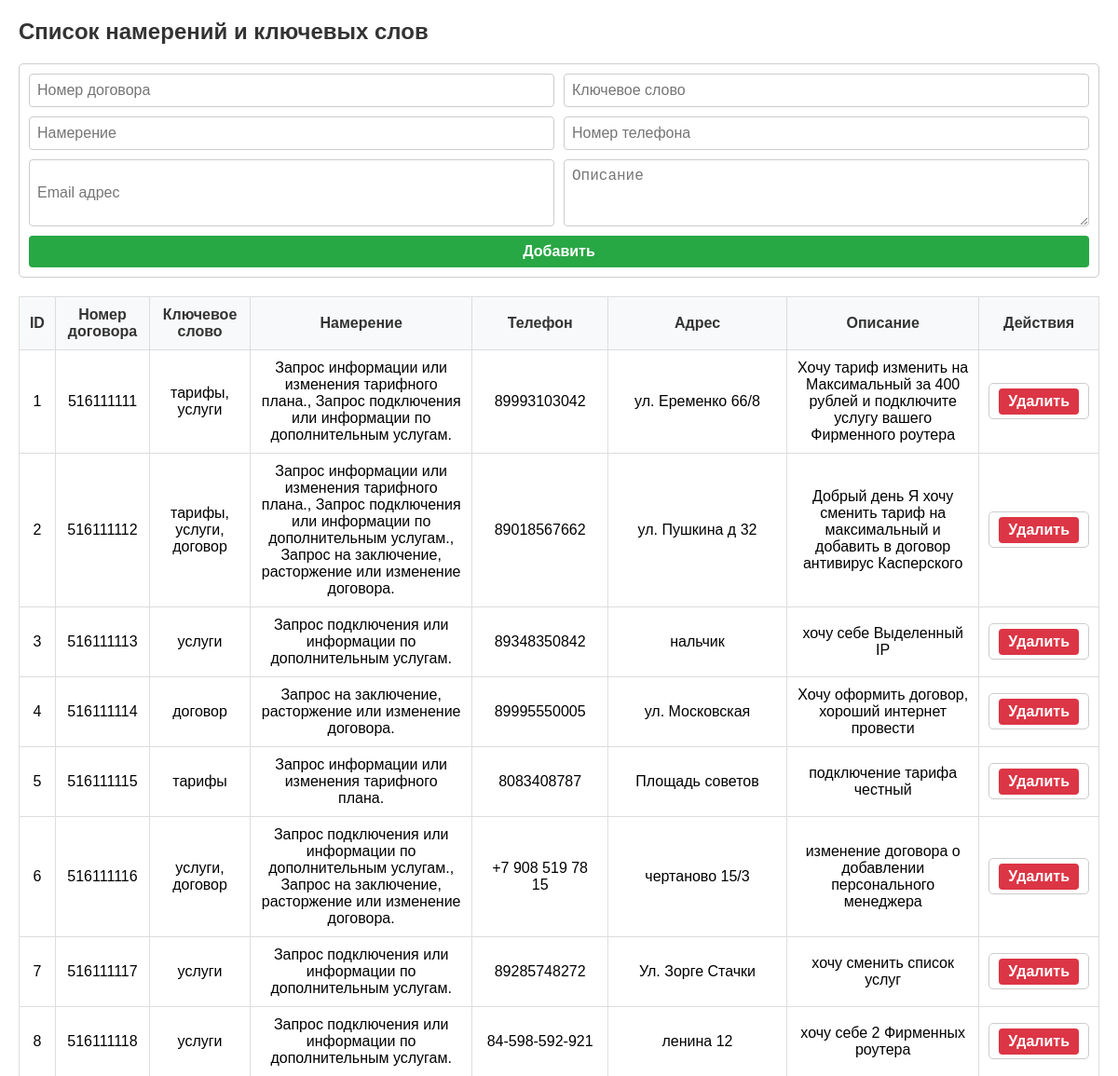
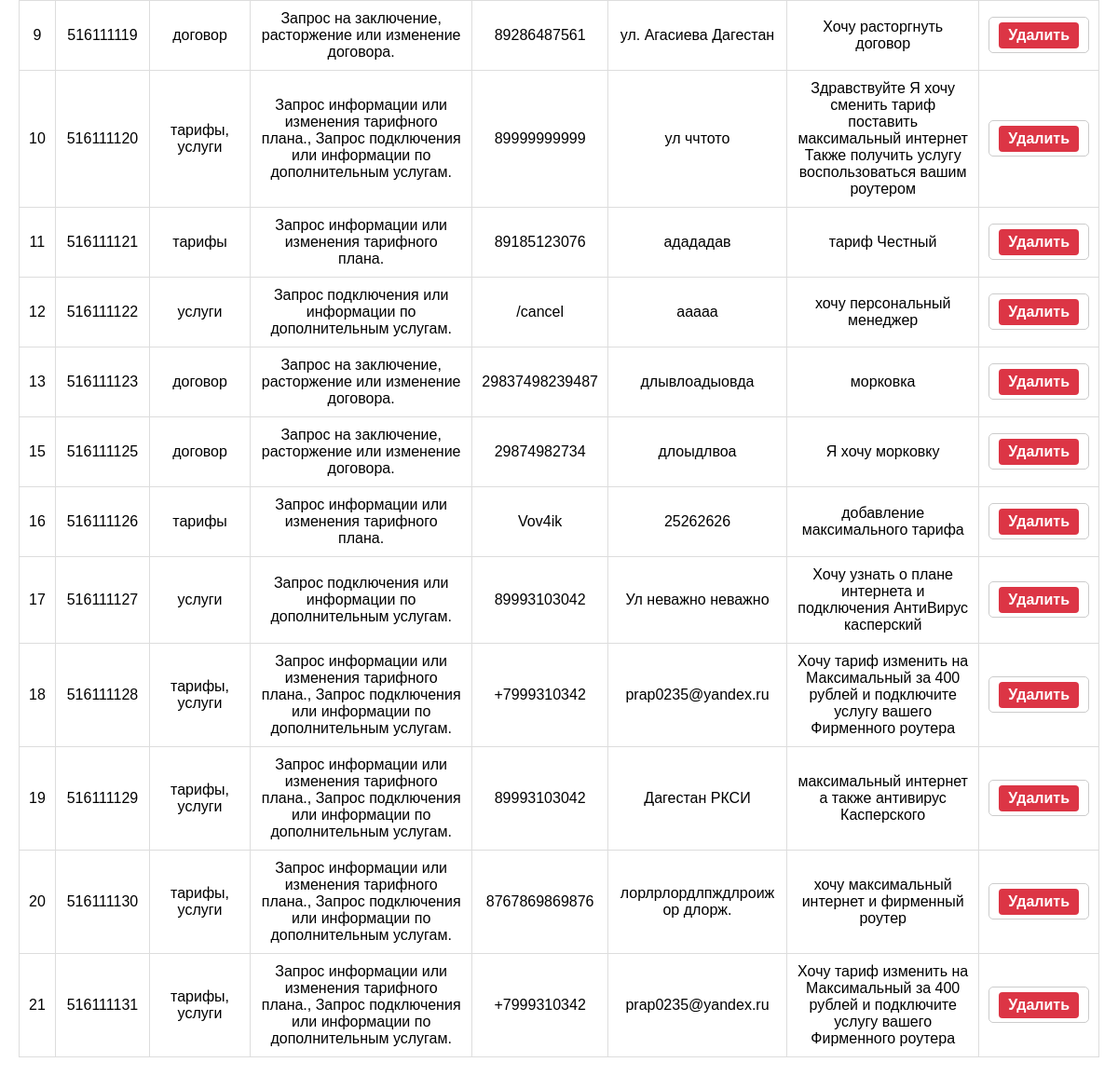
/table, run on an earlier commit of the app's database (2 pictures, top to bottom).
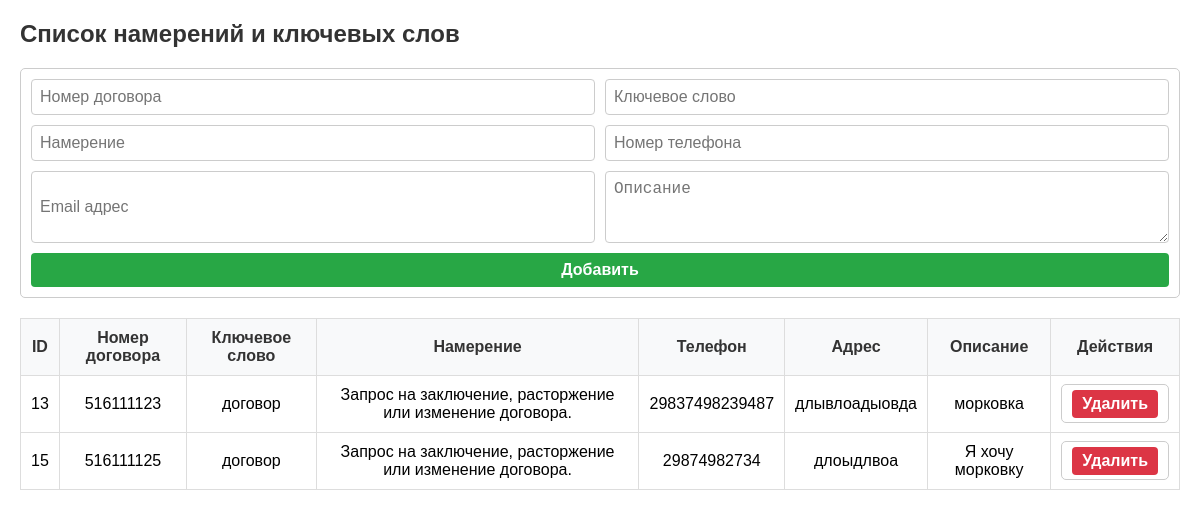
And on a later commit of the database.
### base/config.py (models this page shows)
class Client(Base):
    __tablename__ = 'clients'
    id = Column(Integer, primary_key=True, index=True)
    contract = Column(String(9), unique=True)
    phone = Column(String(15))
    address = Column(String(255))
    service = Column(String(45))
    intent = Column(String(550))
    user_text = Column(String(800))

### web_app.py (the view, shortened to what this page needs)
@app.route('/table', methods=['GET', 'POST'])
def show_table():
    session = Session()
    clients = session.query(Client).all()
    session.close()
    return render_template('table.html', clients=clients)

### templates/table.html (shortened to what this page needs)
<!DOCTYPE html>
<html lang="en">
<head>
</head>
<body>
    <h2>Список намерений и ключевых слов</h2>
    <form method="POST">
        <input type="text" name="contract" placeholder="Номер договора" required>
        <input type="text" name="keyword" placeholder="Ключевое слово" required>
        <input type="text" name="intent" placeholder="Намерение" required>
        <input type="text" name="phone" placeholder="Номер телефона" required>
        <input type="email" name="email_address" placeholder="Email адрес" required>
        <textarea name="user_text" placeholder="Описание" rows="3" required></textarea>
        <button type="submit">Добавить</button>
    </form>
    <table>
        <tr>
            <th>ID</th>
            <th>Номер договора</th>
            <th>Ключевое слово</th>
            <th>Намерение</th>
            <th>Телефон</th>
            <th>Адрес</th>
            <th>Описание</th>
            <th>Действия</th>
        </tr>
        {% for client in clients %}
        <tr>
            <td>{{ client.id }}</td>
            <td>{{ client.contract }}</td>
            <td>{{ client.service }}</td>
            <td>{{ client.intent }}</td>
            <td>{{ client.phone }}</td>
            <td>{{ client.address }}</td>
            <td>{{ client.user_text }}</td>
            <td>
                <form method="POST" action="{{ url_for('delete_intent', id=client.id) }}" style="display: inline;">
                    <button type="submit" class="delete-button">Удалить</button>
                </form>
            </td>
        </tr>
        {% endfor %}
    </table>
</body>
</html>

### templates/table.html (style rules this page uses)
body { font-family: Arial, sans-serif; margin: 20px; }
h2 { color: #333; }
form { display: grid; grid-template-columns: 1fr 1fr; gap: 10px; margin-bottom: 20px; padding: 10px; border: 1px solid #ccc; border-radius: 5px; }
form input, form textarea, form button { padding: 8px; font-size: 16px; border: 1px solid #ccc; border-radius: 4px; }
form button { grid-column: span 2; background-color: #28a745; color: #fff; border: none; cursor: pointer; font-weight: bold; }
table { width: 100%; border-collapse: collapse; margin-top: 20px; }
th, td { padding: 10px; border: 1px solid #ddd; text-align: center; }
th { background-color: #f8f9fa; color: #333; }
.delete-button { background-color: #dc3545; color: #fff; padding: 5px 10px; border: none; border-radius: 4px; cursor: pointer; }

What changed in the data, as far as the page shows it:
removed Client: id "1", contract "516111111", service "тарифы, услуги", intent "Запрос информации или изменения тарифного плана., Запрос подключения или информации по дополнительным услугам.", phone "89993103042", address "ул. Еременко 66/8", user_text "Хочу тариф изменить на Максимальный за 400 рублей и подключите услугу вашего Фирменного роутера"
removed Client: id "2", contract "516111112", service "тарифы, услуги, договор", intent "Запрос информации или изменения тарифного плана., Запрос подключения или информации по дополнительным услугам., Запрос на заключение, расторжение или изменение договора.", phone "89018567662", address "ул. Пушкина д 32", user_text "Добрый день Я хочу сменить тариф на максимальный и добавить в договор антивирус Касперского"
removed Client: id "3", contract "516111113", service "услуги", intent "Запрос подключения или информации по дополнительным услугам.", phone "89348350842", address "нальчик", user_text "хочу себе Выделенный IP"
removed Client: id "4", contract "516111114", service "договор", intent "Запрос на заключение, расторжение или изменение договора.", phone "89995550005", address "ул. Московская", user_text "Хочу оформить договор, хороший интернет провести"
removed Client: id "5", contract "516111115", service "тарифы", intent "Запрос информации или изменения тарифного плана.", phone "8083408787", address "Площадь советов", user_text "подключение тарифа честный"
removed Client: id "6", contract "516111116", service "услуги, договор", intent "Запрос подключения или информации по дополнительным услугам., Запрос на заключение, расторжение или изменение договора.", phone "+7 908 519 78 15", address "чертаново 15/3", user_text "изменение договора о добавлении персонального менеджера"
removed Client: id "7", contract "516111117", service "услуги", intent "Запрос подключения или информации по дополнительным услугам.", phone "89285748272", address "Ул. Зорге Стачки", user_text "хочу сменить список услуг"
removed Client: id "8", contract "516111118", service "услуги", intent "Запрос подключения или информации по дополнительным услугам.", phone "84-598-592-921", address "ленина 12", user_text "хочу себе 2 Фирменных роутера"
removed Client: id "9", contract "516111119", service "договор", intent "Запрос на заключение, расторжение или изменение договора.", phone "89286487561", address "ул. Агасиева Дагестан", user_text "Хочу расторгнуть договор"
removed Client: id "10", contract "516111120", service "тарифы, услуги", intent "Запрос информации или изменения тарифного плана., Запрос подключения или информации по дополнительным услугам.", phone "89999999999", address "ул ччтото", user_text "Здравствуйте Я хочу сменить тариф поставить максимальный интернет Также получить услугу воспользоваться вашим роутером"
removed Client: id "11", contract "516111121", service "тарифы", intent "Запрос информации или изменения тарифного плана.", phone "89185123076", address "адададав", user_text "тариф Честный"
removed Client: id "12", contract "516111122", service "услуги", intent "Запрос подключения или информации по дополнительным услугам.", phone "/cancel", address "ааааа", user_text "хочу персональный менеджер"
removed Client: id "16", contract "516111126", service "тарифы", intent "Запрос информации или изменения тарифного плана.", phone "Vov4ik", address "25262626", user_text "добавление максимального тарифа"
removed Client: id "17", contract "516111127", service "услуги", intent "Запрос подключения или информации по дополнительным услугам.", phone "89993103042", address "Ул неважно неважно", user_text "Хочу узнать о плане интернета и подключения АнтиВирус касперский"
removed Client: id "18", contract "516111128", service "тарифы, услуги", intent "Запрос информации или изменения тарифного плана., Запрос подключения или информации по дополнительным услугам.", phone "+7999310342", address "prap0235@yandex.ru", user_text "Хочу тариф изменить на Максимальный за 400 рублей и подключите услугу вашего Фирменного роутера"
removed Client: id "19", contract "516111129", service "тарифы, услуги", intent "Запрос информации или изменения тарифного плана., Запрос подключения или информации по дополнительным услугам.", phone "89993103042", address "Дагестан РКСИ", user_text "максимальный интернет а также антивирус Касперского"
removed Client: id "20", contract "516111130", service "тарифы, услуги", intent "Запрос информации или изменения тарифного плана., Запрос подключения или информации по дополнительным услугам.", phone "8767869869876", address "лорлрлордлпждлроиж ор длорж.", user_text "хочу максимальный интернет и фирменный роутер"
removed Client: id "21", contract "516111131", service "тарифы, услуги", intent "Запрос информации или изменения тарифного плана., Запрос подключения или информации по дополнительным услугам.", phone "+7999310342", address "prap0235@yandex.ru", user_text "Хочу тариф изменить на Максимальный за 400 рублей и подключите услугу вашего Фирменного роутера"
